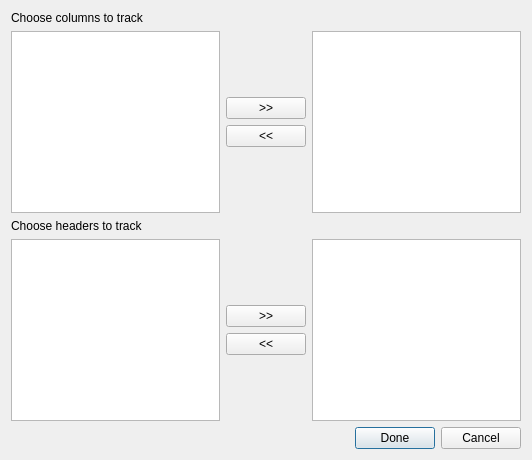
<?xml version="1.0" encoding="UTF-8"?>
<ui version="4.0">
 <class>Form</class>
 <widget class="QWidget" name="Form">
  <property name="geometry">
   <rect>
    <x>0</x>
    <y>0</y>
    <width>532</width>
    <height>460</height>
   </rect>
  </property>
  <property name="windowTitle">
   <string>Choose data to track</string>
  </property>
  <layout class="QGridLayout" name="gridLayout">
   <item row="0" column="0">
    <layout class="QVBoxLayout" name="verticalLayout_2">
     <item>
      <widget class="QLabel" name="label">
       <property name="text">
        <string>Choose columns to track</string>
       </property>
      </widget>
     </item>
     <item>
      <layout class="QHBoxLayout" name="horizontalLayout">
       <item>
        <widget class="QListWidget" name="listAllColumns"/>
       </item>
       <item>
        <layout class="QVBoxLayout" name="verticalLayout">
         <item>
          <spacer name="verticalSpacer">
           <property name="orientation">
            <enum>Qt::Vertical</enum>
           </property>
           <property name="sizeHint" stdset="0">
            <size>
             <width>20</width>
             <height>40</height>
            </size>
           </property>
          </spacer>
         </item>
         <item>
          <widget class="QPushButton" name="addToListColumns">
           <property name="text">
            <string>&gt;&gt;</string>
           </property>
          </widget>
         </item>
         <item>
          <widget class="QPushButton" name="removeFromListColumns">
           <property name="text">
            <string>&lt;&lt;</string>
           </property>
          </widget>
         </item>
         <item>
          <spacer name="verticalSpacer_2">
           <property name="orientation">
            <enum>Qt::Vertical</enum>
           </property>
           <property name="sizeHint" stdset="0">
            <size>
             <width>20</width>
             <height>40</height>
            </size>
           </property>
          </spacer>
         </item>
        </layout>
       </item>
       <item>
        <widget class="QListWidget" name="listSelectedColumns"/>
       </item>
      </layout>
     </item>
     <item>
      <widget class="QLabel" name="label_2">
       <property name="text">
        <string>Choose headers to track</string>
       </property>
      </widget>
     </item>
     <item>
      <layout class="QHBoxLayout" name="horizontalLayout_3">
       <item>
        <widget class="QListWidget" name="listAllHeaders"/>
       </item>
       <item>
        <layout class="QVBoxLayout" name="verticalLayout_3">
         <item>
          <spacer name="verticalSpacer_3">
           <property name="orientation">
            <enum>Qt::Vertical</enum>
           </property>
           <property name="sizeHint" stdset="0">
            <size>
             <width>20</width>
             <height>40</height>
            </size>
           </property>
          </spacer>
         </item>
         <item>
          <widget class="QPushButton" name="addToListHeaders">
           <property name="text">
            <string>&gt;&gt;</string>
           </property>
          </widget>
         </item>
         <item>
          <widget class="QPushButton" name="removeFromListHeaders">
           <property name="text">
            <string>&lt;&lt;</string>
           </property>
          </widget>
         </item>
         <item>
          <spacer name="verticalSpacer_4">
           <property name="orientation">
            <enum>Qt::Vertical</enum>
           </property>
           <property name="sizeHint" stdset="0">
            <size>
             <width>20</width>
             <height>40</height>
            </size>
           </property>
          </spacer>
         </item>
        </layout>
       </item>
       <item>
        <widget class="QListWidget" name="listSelectedHeaders"/>
       </item>
      </layout>
     </item>
     <item>
      <layout class="QHBoxLayout" name="horizontalLayout_2">
       <item>
        <spacer name="horizontalSpacer">
         <property name="orientation">
          <enum>Qt::Horizontal</enum>
         </property>
         <property name="sizeHint" stdset="0">
          <size>
           <width>40</width>
           <height>20</height>
          </size>
         </property>
        </spacer>
       </item>
       <item>
        <widget class="QPushButton" name="okButton">
         <property name="text">
          <string>Done</string>
         </property>
         <property name="default">
          <bool>true</bool>
         </property>
        </widget>
       </item>
       <item>
        <widget class="QPushButton" name="cancelButton">
         <property name="text">
          <string>Cancel</string>
         </property>
        </widget>
       </item>
      </layout>
     </item>
    </layout>
   </item>
  </layout>
 </widget>
 <resources/>
 <connections/>
</ui>
